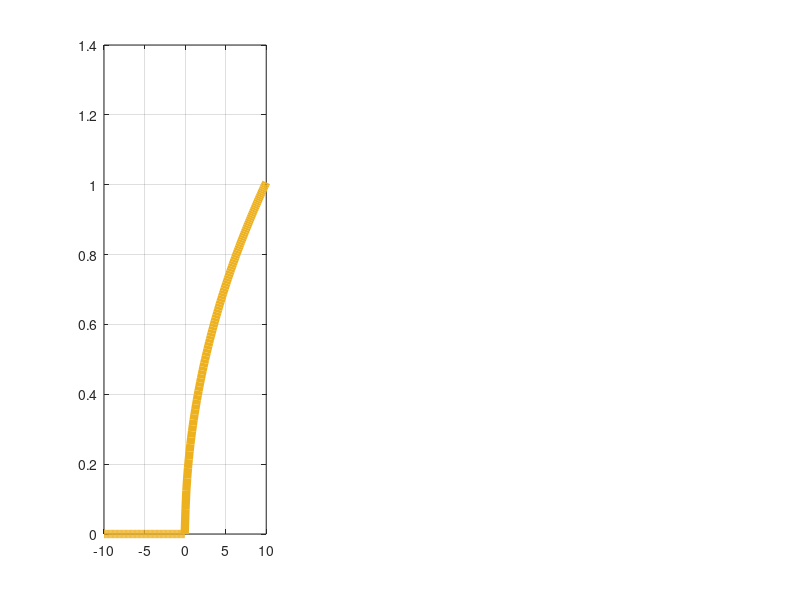

The MATLAB script that drew this image: (Note: this script raises an error after producing the figure.)
% In this script we will be studying the reponse of the theta neuron model
% on different types of input current.

clear all; close all; clc;

%% Setup
addpath('../Functions');

set(groot,'DefaultAxesXGrid','on')
set(groot,'DefaultAxesYGrid','on')

tnow = 0; tend = 10;
F = @thetaneuron; h = 0.001;

fI = figure('Renderer', 'painters', 'Position', [50 800 1000 200]);
titlefont = 15;
labelfont = 20;
axesfont = 17;
m = 1; n = 3;

%% Investigate the frequency - current curve:
% We know that T = pi/sqrt(I)

imrow(1) = subplot(m,n,1); hold on; box on;
I = @fI_current;
h = 0.01;

tend = 50;

% Theoratical result:
Idraw = linspace(-10,10, 200);
plot(Idraw, sqrt(Idraw)./pi, 'LineWidth', 6, 'color', '#EDB120');

nmeasure = 33;
Imeasure = [linspace(-10,-1, nmeasure/3), linspace(0,1, nmeasure/3), linspace(2,10, nmeasure/3)];
frequencies = zeros(nmeasure,1);
for i = 1:nmeasure
    I = @(t) Imeasure(i);

    % Simulate
    [t, thetas] = DOPRI_singleneuron(F, 0, tend, -pi, h, I);
    NaNthetas = spikesNaN(thetas);

    % Measurements:
    if sum(isnan(NaNthetas)) > 0
        idx = [1, find(isnan(NaNthetas))];
        frequencies(i) = mean(1./diff(t(idx))) + 0;
    else    
        frequencies(i) = 0;
    end
end

drawfrequencies = interp1(Imeasure',frequencies,Idraw);

plot(Imeasure, frequencies, ':k', 'LineWidth', 3);

xlabel('$I$','Interpreter','latex', 'FontSize', labelfont)
ylabel('$\frac{1}{T}$','Interpreter','latex','Rotation', 0, 'FontSize', labelfont*1.5, 'VerticalAlignment','middle', 'HorizontalAlignment','right')
legend('$\frac{\sqrt{I}}{\pi}$', '$1/\hat{T}$', 'Interpreter','latex', 'FontSize', labelfont, 'Location', 'northwest')

%% Draw the explanation about the PRC:
I = 5;
t = linspace(0, 2, 1001);
realthetas = @(t) 2*atan(-sqrt(I)*cot(t*sqrt(I)));
drawrealthetas = spikesNaN(realthetas(t));
realspiketime = t(isnan(drawrealthetas));

phasebifftime = 0.8; change = 0.2;
bifthetas = realthetas(t);
bifidx = find(t == phasebifftime);
bifthetas(bifidx:end) = realthetas(t(bifidx:end) - change);
drawbifthetas = spikesNaN(bifthetas);
bifspiketime = t(isnan(drawbifthetas));

replacedvalue = bifthetas(t == phasebifftime);
bifthetas(bifidx-1) = NaN;
drawbifthetas(bifidx-1) = NaN;

newvaluetime = fsolve(@(t) realthetas(t) - replacedvalue, phasebifftime, optimoptions('fsolve','Display','off'));

imrow(2) = subplot(m,n,2); hold on; box on;
hold on
line([phasebifftime, phasebifftime], [drawrealthetas(bifidx), drawbifthetas(bifidx)], 'LineStyle', '--', 'color', 'k', 'LineWidth', 1)

plot(t, bifthetas, ':k', 'LineWidth', 1, 'HandleVisibility','off');
plot(t, drawbifthetas, '-r', 'LineWidth', 2);

plot(t, realthetas(t), ':k', 'LineWidth', 1, 'HandleVisibility','off');
plot(t, drawrealthetas, '-', 'LineWidth', 2, 'color', '#0072BD');

text(phasebifftime + 0.02, 0.5*(drawbifthetas(bifidx+1) + drawrealthetas(bifidx-1)) + 0.4, '$$\varepsilon$$', 'HorizontalAlignment', 'left', 'FontSize', labelfont, 'Interpreter', 'latex');


xlabel('Time','Interpreter','tex','FontSize', labelfont, 'FontName', 'SansSerif')
ylabel('$\theta$','Interpreter','latex', 'FontSize', labelfont)
set(gca,'XTick',[0, newvaluetime, phasebifftime, realspiketime, bifspiketime], 'XTickLabel',{'0','$$\phi_{\rm{new}}$$','$$\phi$$','$$T$$','$$T_{\phi}$$'}, 'TickLabelInterpreter', 'latex', 'FontSize', axesfont, 'FontName', 'SansSerif')
set(gca,'YTick',[-pi, -pi/2, replacedvalue, 0, pi/2, pi], 'YTickLabel',{'-$$\pi$$','$$-\frac{\pi}{2}$$',' ','0','$$\frac{\pi}{2}$$','$$\pi$$'}, 'TickLabelInterpreter', 'latex', 'YLim', [-pi-0.2, pi + 0.2], 'FontSize', axesfont)


%% Draw the PRC itself:
imrow(3) = subplot(m,n,3); hold on; box on;

I = 2; T = pi/sqrt(I);
t = linspace(0, T, 100);
t = t(1:end-1);
iPRC = 1/(2*I) * (1 - cos(2*pi*t/T));
realthetas = @(t) 2*atan(-sqrt(I)*cot(t*sqrt(I)));
realdthetas = @(t) 2*I*csc(t*sqrt(I)).^2./(I*cot(t*sqrt(I)).^2 + 1);

xlim([0, T]);
yyaxis right;
plot(t, iPRC, 'LineWidth', 2, 'color', '#D95319')
ylabel('\sl PRC', 'FontSize', labelfont, 'FontName', 'SansSerif')

yyaxis left;
plot(t, realthetas(t), 'LineWidth', 2, 'color', '#0072BD')
ylabel('$$\theta$$', 'FontSize', labelfont, 'Interpreter', 'latex')
set(gca,'YTick',[-pi, -pi/2, 0, pi/2, pi], 'YTickLabel',{'-$$\pi$$','$$-\frac{\pi}{2}$$','0','$$\frac{\pi}{2}$$','$$\pi$$'}, 'TickLabelInterpreter', 'latex', 'YLim', [-pi-0.2, pi + 0.2], 'FontSize', axesfont)
ax = gca; ax.YAxis(1).Color = 'k'; ax.YAxis(2).Color = '#D95319';


% es = logspace(-2, -1, 5)
% es = linspace(0.001, 0.05, 5);
% phi = t;
% 
% for e = es
%     Tf = 1/sqrt(I)*(pi/2 - atan(e/sqrt(I) + cot(phi*sqrt(I)))) - phi;
%         PRC = - Tf*(2*I);
%     plot(phi, PRC, 'LineWidth', 2)
% end

xlabel('$\phi$','Interpreter','latex', 'FontSize', labelfont)

set(gca,'XTick',[0, T/2, T], 'XTickLabel',{'0','$$T/2$$','$$T$$'}, 'TickLabelInterpreter', 'latex')


%%
set(findall(gcf,'-property','FontName'),'FontName','Avenir')
exportgraphics(fI,'../Figures/ThetaNeuronfIandPRC.pdf')


%% Functions:

function I = fI_current(t)
    I = 1.0e-3.*t.^(1);
end
